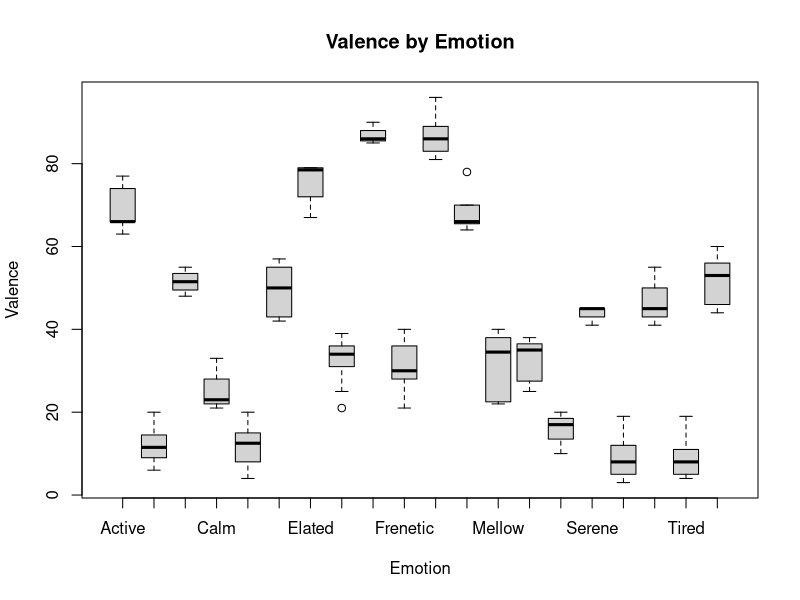

Write R code to recreate this figure.
library(ggplot2)
library(caret)
library(utils)
library(randomForest)

fileRead <- function() {
    data<- read.csv('musicDataList.csv')
    data <- na.omit(data)
    musicData <- data
    musicData$Emotion <- character(nrow(musicData))
    
    # the enlisting of the data goes here
    for (i in 1:nrow(musicData)) 
    {
        if (musicData[i, "Valence"] <= 100 && musicData[i, "Valence"] > 80) 
        {
            if (musicData[i, "Energetic"] <= 100 && musicData[i, "Energetic"] > 80) 
                musicData$Emotion[i] <- "Exuberant"
            
            else if (musicData[i, "Energetic"] <= 80 && musicData[i, "Energetic"] > 60) 
                musicData$Emotion[i] <- "Hyper"
            
            else if (musicData[i, "Energetic"] <= 60 && musicData[i, "Energetic"] > 40) 
                musicData$Emotion[i] <- "Lively"
            
            else if (musicData[i, "Energetic"] <= 40 && musicData[i, "Energetic"] > 20) 
                musicData$Emotion[i] <- "Energetic"
            
            else
                musicData$Emotion[i] <- "Relaxed"
        } 
        else if (musicData[i, "Valence"] <= 80 && musicData[i, "Valence"] > 60) 
        {
            if (musicData[i, "Energetic"] <= 100 && musicData[i, "Energetic"] > 80) 
                musicData$Emotion[i] <- "Elated"
       
            else if (musicData[i, "Energetic"] <= 80 && musicData[i, "Energetic"] > 60) 
                musicData$Emotion[i] <- "Intense"
      
            else if (musicData[i, "Energetic"] <= 60 && musicData[i, "Energetic"] > 40) 
                musicData$Emotion[i] <- "Active"
       
            else if (musicData[i, "Energetic"] <= 40 && musicData[i, "Energetic"] > 20) 
                musicData$Emotion[i] <- "Cheerful"
       
            else 
                musicData$Emotion[i] <- "Mild"
        } 
        else if (musicData[i, "Valence"] <= 60 && musicData[i, "Valence"] > 40) 
        {
            if (musicData[i, "Energetic"] <= 100 && musicData[i, "Energetic"] > 80) 
              musicData$Emotion[i] <- "Vibrant"
        
            else if (musicData[i, "Energetic"] <= 80 && musicData[i, "Energetic"] > 60) 
              musicData$Emotion[i] <- "Dynamic"
        
            else if (musicData[i, "Energetic"] <= 60 && musicData[i, "Energetic"] > 40) 
              musicData$Emotion[i] <- "Stable"
        
            else if (musicData[i, "Energetic"] <= 40 && musicData[i, "Energetic"] > 20) 
              musicData$Emotion[i] <- "Balanced"
        
            else 
              musicData$Emotion[i] <- "Serene"
        } 
        else if (musicData[i, "Valence"] <= 40 && musicData[i, "Valence"] > 20) 
        {
            if (musicData[i, "Energetic"] <= 100 && musicData[i, "Energetic"] > 80) 
                musicData$Emotion[i] <- "Frenetic"
        
            else if (musicData[i, "Energetic"] <= 80 && musicData[i, "Energetic"] > 60) 
                musicData$Emotion[i] <- "Excited"
            
            else if (musicData[i, "Energetic"] <= 60 && musicData[i, "Energetic"] > 40) 
                musicData$Emotion[i] <- "Moderate"
        
            else if (musicData[i, "Energetic"] <= 40 && musicData[i, "Energetic"] > 20) 
                musicData$Emotion[i] <- "Mellow"
        
            else 
                musicData$Emotion[i] <- "Calm"
        } 
        else 
        {
            if (musicData[i, "Energetic"] <= 100 && musicData[i, "Energetic"] > 80) 
                musicData$Emotion[i] <- "Agitated"
            
            else if (musicData[i, "Energetic"] <= 80 && musicData[i, "Energetic"] > 60) 
                musicData$Emotion[i] <- "Restless"
        
            else if (musicData[i, "Energetic"] <= 60 && musicData[i, "Energetic"] > 40) 
                musicData$Emotion[i] <- "Dull"
        
            else if (musicData[i, "Energetic"] <= 40 && musicData[i, "Energetic"] > 20) 
                musicData$Emotion[i] <- "Tired"
            
            else 
                musicData$Emotion[i] <- "Sluggish"
        }
    }

    anova_result <- aov(musicData$Valence ~ Listener, data = data)
    summary(anova_result)
    
    anova_result <- aov(musicData$Energetic ~ Listener, data = data)
    summary(anova_result)
    
    # Descriptive statistics by Listener
    aggregate(Energetic ~ Listener, data = musicData, summary)
    # Descriptive statistics by Listener
    aggregate(Valence ~ Listener, data = musicData, summary)
    
    # region | Significance
    shapiro.test(musicData$Valence)
    shapiro.test(musicData$Energetic)
    
    # Convert 'Emotion' to a factor
    musicData$Emotion <- factor(musicData$Emotion)
    
    # Create a boxplot to visualize the distributions
    boxplot(Valence ~ Emotion, data = musicData, main = "Valence by Emotion")
    
    # Calculate Spearman rank correlation coefficients
    spearman_corr_energetic <- cor(musicData$Energetic, musicData$Valence, method = "spearman")
    spearman_corr_valence <- cor(musicData$Valence, musicData$Energetic, method = "spearman")
    
    cat("Spearman rank correlation coefficient (Energetic, Valence):", spearman_corr_energetic, "\n")
    cat("Spearman rank correlation coefficient (Valence, Energetic):", spearman_corr_valence)
    
    # scatter plot with regression line
    ggplot(musicData, aes(x = Energetic, y = Valence)) +
      geom_point() +
      geom_smooth(method = "lm", se = FALSE) +
      labs(title = "Scatter Plot",
           x = "Valence", y = "Energetic")
    
    # Assuming 'Emotion' is the column you want to predict
    targetColumn <- musicData$Emotion
    predictors <- setdiff(names(musicData), "Emotion")
    
    # Split the data into training and testing sets
    set.seed(3)
    train_indices <- createDataPartition(targetColumn, p = 0.8, list = FALSE)
    train_data <- musicData[train_indices, ]
    test_data <- musicData[-train_indices, ]
    
    # Train the model (Random Forest as an example)
    model <- randomForest(train_data[, predictors], train_data[, "Emotion"])
    
    # Make predictions on the test set
    predictions <- predict(model, newdata = test_data[, predictors])
    
    # Evaluate the model
    accuracy <- confusionMatrix(predictions, test_data[, "Emotion"])$overall["Accuracy"]
    cat("Model Accuracy:", accuracy * 100, "%\n")
}

fileRead()

